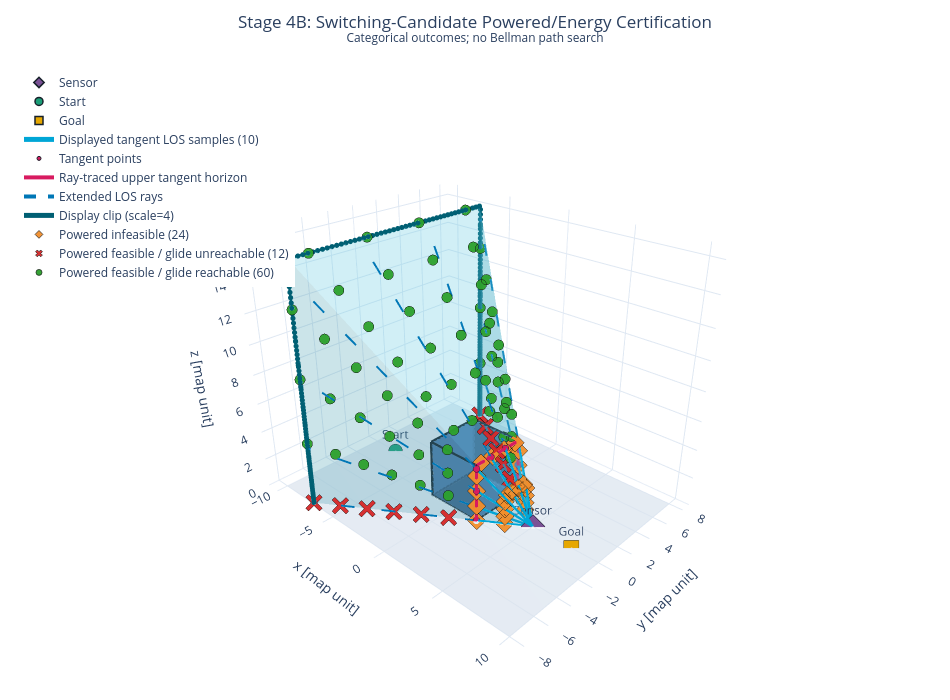

The cell this chart's notebook holds for it:
### Code cell
# Cell 5 — Energy filtering
display(HTML("<h3>Cell 5 — Powered phase and total-energy filtering</h3>"))
started = perf_counter()
energy_classifier = LOSSurfaceReachabilityClassifier(CONFIG.glider, CONFIG.physical_scale)
energy_evaluations = evaluate_switching_candidates(
    candidates,
    tangent_contour,
    terrain,
    mission_points,
    classifier=energy_classifier,
)
timings["energy_filtering_s"] = perf_counter() - started
energy_counts = {
    "total": len(energy_evaluations),
    "acoustically_neutralized": sum(item.acoustically_neutralized for item in energy_evaluations),
    "powered_feasible": sum(item.powered_feasible for item in energy_evaluations),
    "energy_reachable": sum(item.reachable for item in energy_evaluations),
    "energy_unreachable": sum(item.powered_feasible and not item.reachable for item in energy_evaluations),
}
energy_figure = plot_candidate_energy_classification(
    terrain, mission_points, los_surface, visualization_rays, energy_evaluations,
)
save_figure(energy_figure, FIGURE_DIRECTORY, "cell_05_energy_filtering.html")
display(HTML(html_table(("Energy category", "Count"), energy_counts.items())))
display(energy_figure)
energy_counts

### Figure 1 — Plotly figure (JSON) as saved in the notebook; plotly's stock layout.template omitted (floating-point values rounded to 4 significant figures; data arrays with more than 128 entries replaced by an {"elided": "..."} marker saying what was removed)
{"data": [{"color": "#d9e2ec", "flatshading": true, "hovertemplate": "Ground plane<br>x=%{x:.2f} map unit<br>y=%{y:.2f} map unit<br>z=%{z:.2f} map unit<extra></extra>", "i": [0, 0], "j": [1, 2], "k": [2, 3], "name": "Ground plane", "opacity": 0.72, "type": "mesh3d", "x": [-10.0, 10.0, 10.0, -10.0], "y": [-8.0, -8.0, 8.0, 8.0], "z": [0.0, 0.0, 0.0, 0.0]}, {"color": "#4c78a8", "flatshading": true, "hovertemplate": "Obstacle terrain<br>x=%{x:.2f} map unit<br>y=%{y:.2f} map unit<br>z=%{z:.2f} map unit<extra></extra>", "i": [0, 0, 4, 4, 0, 0, 1, 1, 2, 2, 3, 3], "j": [2, 3, 5, 6, 1, 5, 2, 6, 3, 7, 0, 4], "k": [1, 2, 6, 7, 5, 4, 6, 5, 7, 6, 4, 7], "name": "Obstacle terrain", "opacity": 0.9, "type": "mesh3d", "x": [-2.0, 2.0, 2.0, -2.0, -2.0, 2.0, 2.0, -2.0], "y": [-2.0, -2.0, 2.0, 2.0, -2.0, -2.0, 2.0, 2.0], "z": [0.0, 0.0, 0.0, 0.0, 4.0, 4.0, 4.0, 4.0]}, {"hoverinfo": "skip", "line": {"color": "#17202a", "width": 5}, "mode": "lines", "name": "Terrain edges", "showlegend": false, "type": "scatter3d", "x": [-2.0, 2.0, null, -2.0, -2.0, null, -2.0, -2.0, null, 2.0, 2.0, null, 2.0, 2.0, null, 2.0, -2.0, null, 2.0, 2.0, null, -2.0, -2.0, null, -2.0, 2.0, null, -2.0, -2.0, null, 2.0, 2.0, null, 2.0, -2.0, null], "y": [-2.0, -2.0, null, -2.0, 2.0, null, -2.0, -2.0, null, -2.0, 2.0, null, -2.0, -2.0, null, 2.0, 2.0, null, 2.0, 2.0, null, 2.0, 2.0, null, -2.0, -2.0, null, -2.0, 2.0, null, -2.0, 2.0, null, 2.0, 2.0, null], "z": [0.0, 0.0, null, 0.0, 0.0, null, 0.0, 4.0, null, 0.0, 0.0, null, 0.0, 4.0, null, 0.0, 0.0, null, 0.0, 4.0, null, 0.0, 4.0, null, 4.0, 4.0, null, 4.0, 4.0, null, 4.0, 4.0, null, 4.0, 4.0, null]}, {"hovertemplate": "Sensor<br>x=%{x:.2f} map unit<br>y=%{y:.2f} map unit<br>z=%{z:.2f} map unit<extra></extra>", "marker": {"color": "#7a5195", "line": {"color": "#17202a", "width": 1.5}, "size": 8, "symbol": "diamond"}, "mode": "markers+text", "name": "Sensor", "text": ["Sensor"], "textposition": "top center", "type": "scatter3d", "x": [5.0], "y": [0.0], "z": [0.0]}, {"hovertemplate": "Start<br>x=%{x:.2f} map unit<br>y=%{y:.2f} map unit<br>z=%{z:.2f} map unit<extra></extra>", "marker": {"color": "#1b9e77", "line": {"color": "#17202a", "width": 1.5}, "size": 8, "symbol": "circle"}, "mode": "markers+text", "name": "Start", "text": ["Start"], "textposition": "top center", "type": "scatter3d", "x": [-8.0], "y": [0.0], "z": [0.0]}, {"hovertemplate": "Goal<br>x=%{x:.2f} map unit<br>y=%{y:.2f} map unit<br>z=%{z:.2f} map unit<extra></extra>", "marker": {"color": "#e6a700", "line": {"color": "#17202a", "width": 1.5}, "size": 8, "symbol": "square"}, "mode": "markers+text", "name": "Goal", "text": ["Goal"], "textposition": "top center", "type": "scatter3d", "x": [8.0], "y": [0.0], "z": [0.0]}, {"hoverinfo": "skip", "line": {"color": "#00a6d6", "width": 5}, "mode": "lines", "name": "Displayed tangent LOS samples (10)", "type": "scatter3d", "x": [5.0, 2.0, null, 5.0, 2.0, null, 5.0, 2.0, null, 5.0, 2.0, null, 5.0, 2.0, null, 5.0, 2.0, null, 5.0, 2.0, null, 5.0, 2.0, null, 5.0, 2.0, null, 5.0, 2.0, null], "y": [0.0, 2.0, null, 0.0, 2.0, null, 0.0, 2.0, null, 0.0, 2.0, null, 0.0, 0.6869, null, 0.0, -0.6869, null, 0.0, -2.0, null, 0.0, -2.0, null, 0.0, -2.0, null, 0.0, -2.0, null], "z": [0.0, 0.02618, null, 0.0, 1.026, null, 0.0, 2.208, null, 0.0, 3.772, null, 0.0, 4.0, null, 0.0, 4.0, null, 0.0, 3.772, null, 0.0, 2.208, null, 0.0, 1.026, null, 0.0, 0.02618, null]}, {"hovertemplate": "Tangent point<br>x=%{x:.3f} map unit<br>y=%{y:.3f} map unit<br>z=%{z:.3f} map unit<extra></extra>", "marker": {"color": "#d81b60", "line": {"color": "#17202a", "width": 1.0}, "size": 4, "symbol": "circle"}, "mode": "markers", "name": "Tangent points", "type": "scatter3d", "x": [2.0, 2.0, 2.0, 2.0, 2.0, 2.0, 2.0, 2.0, 2.0, 2.0], "y": [2.0, 2.0, 2.0, 2.0, 0.6869, -0.6869, -2.0, -2.0, -2.0, -2.0], "z": [0.02618, 1.026, 2.208, 3.772, 4.0, 4.0, 3.772, 2.208, 1.026, 0.02618]}, {"hoverinfo": "skip", "line": {"color": "#d81b60", "width": 4}, "marker": {"color": "#d81b60", "size": 2}, "mode": "lines+markers", "name": "Ray-traced upper tangent horizon", "type": "scatter3d", "x": {"elided": "213 float values"}, "y": {"elided": "213 float values"}, "z": {"elided": "213 float values"}}, {"color": "#58c4dd", "flatshading": true, "hovertemplate": "LOS tangent surface (212 panels)<br>x=%{x:.2f} map unit<br>y=%{y:.2f} map unit<br>z=%{z:.2f} map unit<extra></extra>", "i": {"elided": "212 int values"}, "j": {"elided": "212 int values"}, "k": {"elided": "212 int values"}, "name": "LOS tangent surface (212 panels)", "opacity": 0.28, "type": "mesh3d", "x": {"elided": "214 float values"}, "y": {"elided": "214 float values"}, "z": {"elided": "214 float values"}}, {"hoverinfo": "skip", "line": {"color": "#0077b6", "dash": "dash", "width": 4}, "mode": "lines", "name": "Extended LOS rays", "type": "scatter3d", "x": [2.0, -7.0, null, 2.0, -7.0, null, 2.0, -7.0, null, 2.0, -7.0, null, 2.0, -7.0, null, 2.0, -7.0, null, 2.0, -7.0, null, 2.0, -7.0, null, 2.0, -7.0, null, 2.0, -7.0, null], "y": [2.0, 8.0, null, 2.0, 8.0, null, 2.0, 8.0, null, 2.0, 8.0, null, 0.6869, 2.748, null, -0.6869, -2.748, null, -2.0, -8.0, null, -2.0, -8.0, null, -2.0, -8.0, null, -2.0, -8.0, null], "z": [0.02618, 0.1047, null, 1.026, 4.104, null, 2.208, 8.834, null, 3.772, 15.09, null, 4.0, 16.0, null, 4.0, 16.0, null, 3.772, 15.09, null, 2.208, 8.834, null, 1.026, 4.104, null, 0.02618, 0.1047, null]}, {"hovertemplate": "Display clip<br>x=%{x:.3f} map unit<br>y=%{y:.3f} map unit<br>z=%{z:.3f} map unit<extra></extra>", "line": {"color": "#005f73", "width": 5}, "marker": {"color": "#005f73", "size": 3}, "mode": "lines+markers", "name": "Display clip (scale=4)", "type": "scatter3d", "x": {"elided": "213 float values"}, "y": {"elided": "213 float values"}, "z": {"elided": "213 float values"}}, {"customdata": [[0.0, -Infinity, -Infinity], [1.0, -Infinity, -Infinity], [2.0, -Infinity, -Infinity], [3.0, -Infinity, -Infinity], [4.0, -Infinity, -Infinity], [5.0, -Infinity, -Infinity], [6.0, -Infinity, -Infinity], [7.0, -Infinity, -Infinity], [8.0, -Infinity, -Infinity], [9.0, -Infinity, -Infinity], [10.0, -Infinity, -Infinity], [11.0, -Infinity, -Infinity], [12.0, -Infinity, -Infinity], [13.0, -Infinity, -Infinity], [14.0, -Infinity, -Infinity], [15.0, -Infinity, -Infinity], [16.0, -Infinity, -Infinity], [17.0, -Infinity, -Infinity], [18.0, -Infinity, -Infinity], [19.0, -Infinity, -Infinity], [20.0, -Infinity, -Infinity], [21.0, -Infinity, -Infinity], [22.0, -Infinity, -Infinity], [23.0, -Infinity, -Infinity]], "hovertemplate": "Candidate %{customdata[0]:.0f}<br>x=%{x:.3f} map unit<br>y=%{y:.3f} map unit<br>z=%{z:.3f} map unit<br>energy margin=%{customdata[1]:.6f} MJ<br>height margin=%{customdata[2]:.3f} m<br>%{text}<extra></extra>", "marker": {"color": "#f28e2b", "line": {"color": "#111111", "width": 0.7}, "opacity": 0.95, "size": 6, "symbol": "diamond"}, "mode": "markers", "name": "Powered infeasible (24)", "text": ["powered segment intersects terrain", "powered segment intersects terrain", "powered segment intersects terrain", "powered segment intersects terrain", "powered segment intersects terrain", "powered segment intersects terrain", "powered segment intersects terrain", "powered segment intersects terrain", "powered segment intersects terrain", "powered segment intersects terrain", "powered segment intersects terrain", "powered segment intersects terrain", "powered segment intersects terrain", "powered segment intersects terrain", "powered segment intersects terrain", "powered segment intersects terrain", "powered segment intersects terrain", "powered segment intersects terrain", "powered segment intersects terrain", "powered segment intersects terrain", "powered segment intersects terrain", "powered segment intersects terrain", "powered segment intersects terrain", "powered segment intersects terrain"], "type": "scatter3d", "x": [3.5, 3.5, 3.5, 3.5, 3.5, 3.5, 3.5, 3.5, 3.5, 3.5, 3.5, 3.5, 2.0, 2.0, 2.0, 2.0, 2.0, 2.0, 2.0, 2.0, 2.0, 2.0, 2.0, 2.0], "y": [1.0, 1.0, 1.0, 1.0, 0.8119, 0.2706, -0.2706, -0.8119, -1.0, -1.0, -1.0, -1.0, 2.0, 2.0, 2.0, 2.0, 1.624, 0.5412, -0.5412, -1.624, -2.0, -2.0, -2.0, -2.0], "z": [0.01309, 0.5543, 1.096, 1.637, 2.0, 2.0, 2.0, 2.0, 1.637, 1.096, 0.5543, 0.01309, 0.02618, 1.109, 2.191, 3.274, 4.0, 4.0, 4.0, 4.0, 3.274, 2.191, 1.109, 0.02618]}, {"customdata": [[24.0, -0.2597, -87.09], [35.0, -0.2597, -87.09], [36.0, -0.3126, -104.8], [47.0, -0.3126, -104.8], [48.0, -0.3674, -123.2], [59.0, -0.3674, -123.2], [60.0, -0.4246, -142.4], [71.0, -0.4246, -142.4], [72.0, -0.4836, -162.1], [83.0, -0.4836, -162.1], [84.0, -0.5429, -182.0], [95.0, -0.5429, -182.0]], "hovertemplate": "Candidate %{customdata[0]:.0f}<br>x=%{x:.3f} map unit<br>y=%{y:.3f} map unit<br>z=%{z:.3f} map unit<br>energy margin=%{customdata[1]:.6f} MJ<br>height margin=%{customdata[2]:.3f} m<br>%{text}<extra></extra>", "marker": {"color": "#d62728", "line": {"color": "#111111", "width": 0.7}, "opacity": 0.95, "size": 6, "symbol": "x"}, "mode": "markers", "name": "Powered feasible / glide unreachable (12)", "text": ["insufficient total energy", "insufficient total energy", "insufficient total energy", "insufficient total energy", "insufficient total energy", "insufficient total energy", "insufficient total energy", "insufficient total energy", "insufficient total energy", "insufficient total energy", "insufficient total energy", "insufficient total energy"], "type": "scatter3d", "x": [0.5, 0.5, -1.0, -1.0, -2.5, -2.5, -4.0, -4.0, -5.5, -5.5, -7.0, -7.0], "y": [3.0, -3.0, 4.0, -4.0, 5.0, -5.0, 6.0, -6.0, 7.0, -7.0, 8.0, -8.0], "z": [0.03927, 0.03927, 0.05236, 0.05236, 0.06545, 0.06545, 0.07853, 0.07853, 0.09162, 0.09162, 0.1047, 0.1047]}, {"customdata": {"elided": "60x3 float values"}, "hovertemplate": "Candidate %{customdata[0]:.0f}<br>x=%{x:.3f} map unit<br>y=%{y:.3f} map unit<br>z=%{z:.3f} map unit<br>energy margin=%{customdata[1]:.6f} MJ<br>height margin=%{customdata[2]:.3f} m<br>%{text}<extra></extra>", "marker": {"color": "#2ca02c", "line": {"color": "#111111", "width": 0.7}, "opacity": 0.95, "size": 6, "symbol": "circle"}, "mode": "markers", "name": "Powered feasible / glide reachable (60)", "text": ["certified reachable", "certified reachable", "certified reachable", "certified reachable", "certified reachable", "certified reachable", "certified reachable", "certified reachable", "certified reachable", "certified reachable", "certified reachable", "certified reachable", "certified reachable", "certified reachable", "certified reachable", "certified reachable", "certified reachable", "certified reachable", "certified reachable", "certified reachable", "certified reachable", "certified reachable", "certified reachable", "certified reachable", "certified reachable", "certified reachable", "certified reachable", "certified reachable", "certified reachable", "certified reachable", "certified reachable", "certified reachable", "certified reachable", "certified reachable", "certified reachable", "certified reachable", "certified reachable", "certified reachable", "certified reachable", "certified reachable", "certified reachable", "certified reachable", "certified reachable", "certified reachable", "certified reachable", "certified reachable", "certified reachable", "certified reachable", "certified reachable", "certified reachable", "certified reachable", "certified reachable", "certified reachable", "certified reachable", "certified reachable", "certified reachable", "certified reachable", "certified reachable", "certified reachable", "certified reachable"], "type": "scatter3d", "x": [0.5, 0.5, 0.5, 0.5, 0.5, 0.5, 0.5, 0.5, 0.5, 0.5, -1.0, -1.0, -1.0, -1.0, -1.0, -1.0, -1.0, -1.0, -1.0, -1.0, -2.5, -2.5, -2.5, -2.5, -2.5, -2.5, -2.5, -2.5, -2.5, -2.5, -4.0, -4.0, -4.0, -4.0, -4.0, -4.0, -4.0, -4.0, -4.0, -4.0, -5.5, -5.5, -5.5, -5.5, -5.5, -5.5, -5.5, -5.5, -5.5, -5.5, -7.0, -7.0, -7.0, -7.0, -7.0, -7.0, -7.0, -7.0, -7.0, -7.0], "y": [3.0, 3.0, 3.0, 2.436, 0.8119, -0.8119, -2.436, -3.0, -3.0, -3.0, 4.0, 4.0, 4.0, 3.247, 1.082, -1.082, -3.247, -4.0, -4.0, -4.0, 5.0, 5.0, 5.0, 4.059, 1.353, -1.353, -4.059, -5.0, -5.0, -5.0, 6.0, 6.0, 6.0, 4.871, 1.624, -1.624, -4.871, -6.0, -6.0, -6.0, 7.0, 7.0, 7.0, 5.683, 1.894, -1.894, -5.683, -7.0, -7.0, -7.0, 8.0, 8.0, 8.0, 6.495, 2.165, -2.165, -6.495, -8.0, -8.0, -8.0], "z": [1.663, 3.287, 4.91, 6.0, 6.0, 6.0, 6.0, 4.91, 3.287, 1.663, 2.217, 4.382, 6.547, 8.0, 8.0, 8.0, 8.0, 6.547, 4.382, 2.217, 2.772, 5.478, 8.184, 10.0, 10.0, 10.0, 10.0, 8.184, 5.478, 2.772, 3.326, 6.573, 9.821, 12.0, 12.0, 12.0, 12.0, 9.821, 6.573, 3.326, 3.88, 7.669, 11.46, 14.0, 14.0, 14.0, 14.0, 11.46, 7.669, 3.88, 4.435, 8.765, 13.09, 16.0, 16.0, 16.0, 16.0, 13.09, 8.765, 4.435]}], "layout": {"height": 700, "legend": {"x": 0.02, "y": 0.98}, "margin": {"b": 0, "l": 0, "r": 0, "t": 55}, "scene": {"aspectmode": "data", "camera": {"eye": {"x": 1.55, "y": -1.65, "z": 1.15}, "up": {"x": 0.0, "y": 0.0, "z": 1.0}}, "xaxis": {"range": [-11.0, 11.0], "showspikes": false, "title": {"text": "x [map unit]"}}, "yaxis": {"range": [-8.8, 8.8], "showspikes": false, "title": {"text": "y [map unit]"}}, "zaxis": {"range": [0.0, 16.8], "showspikes": false, "title": {"text": "z [map unit]"}}}, "title": {"text": "Stage 4B: Switching-Candidate Powered/Energy Certification<br><sup>Categorical outcomes; no Bellman path search</sup>", "x": 0.5}, "width": 950}}
